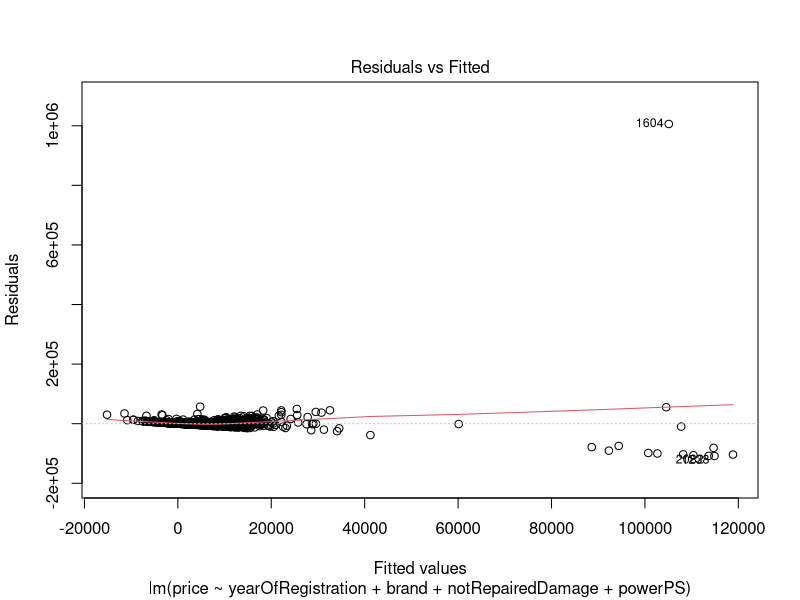
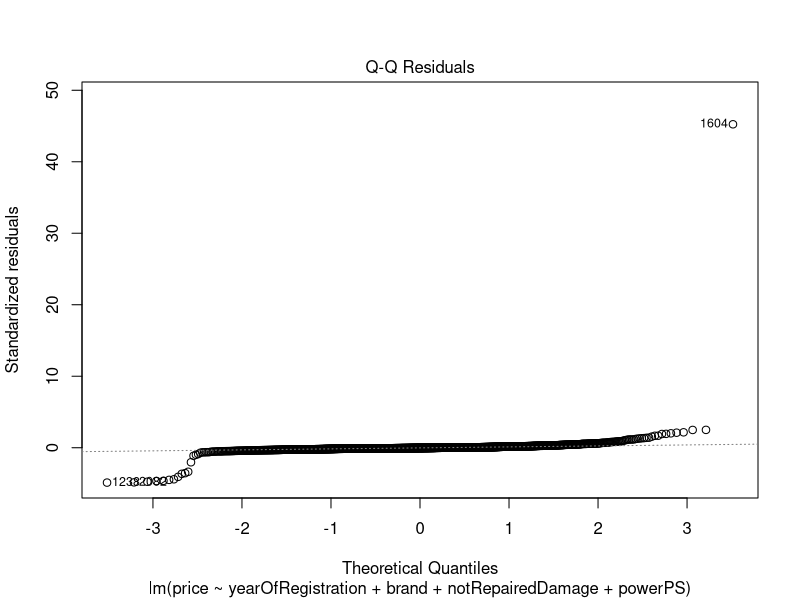
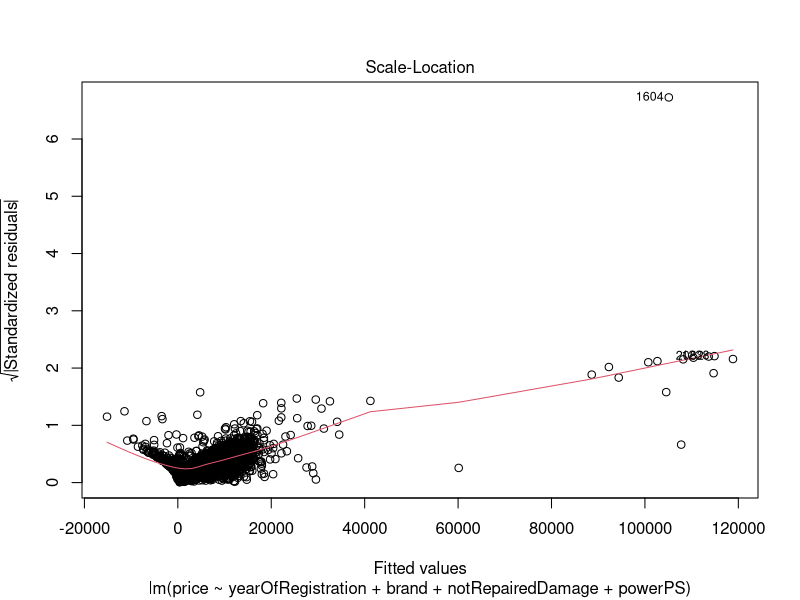
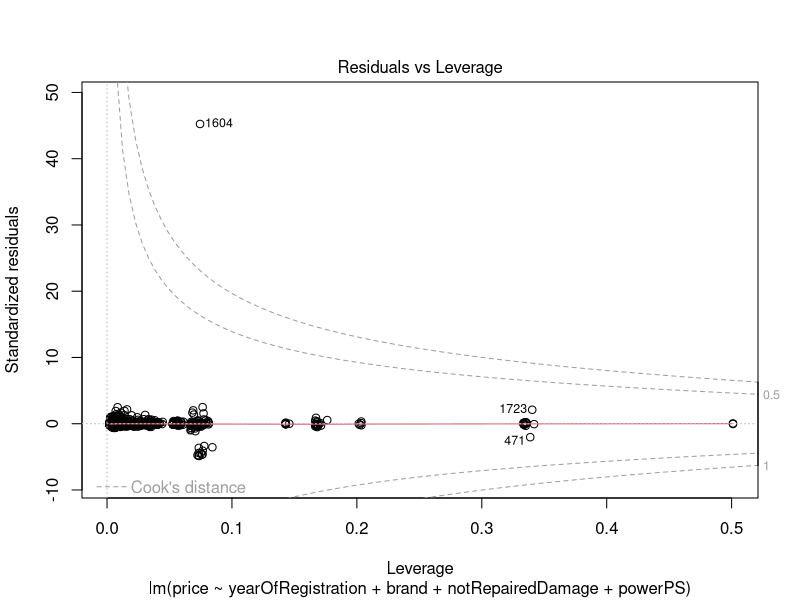
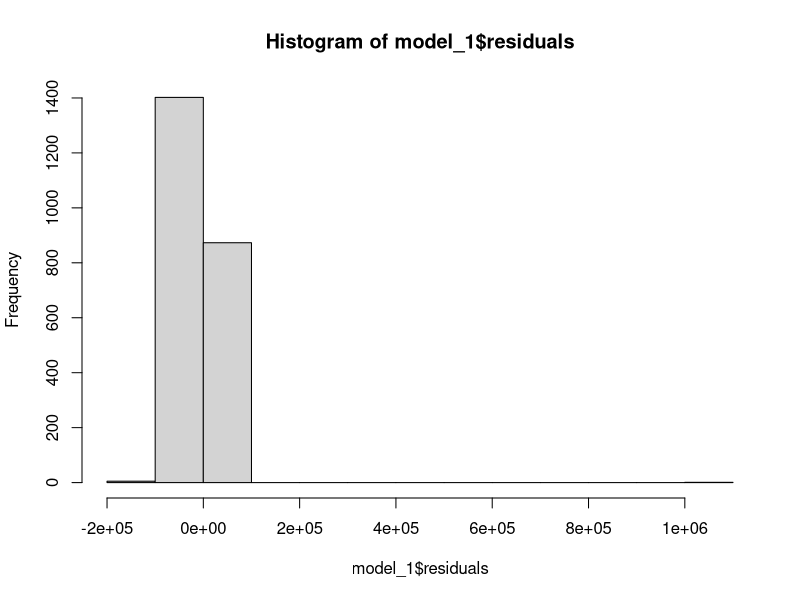
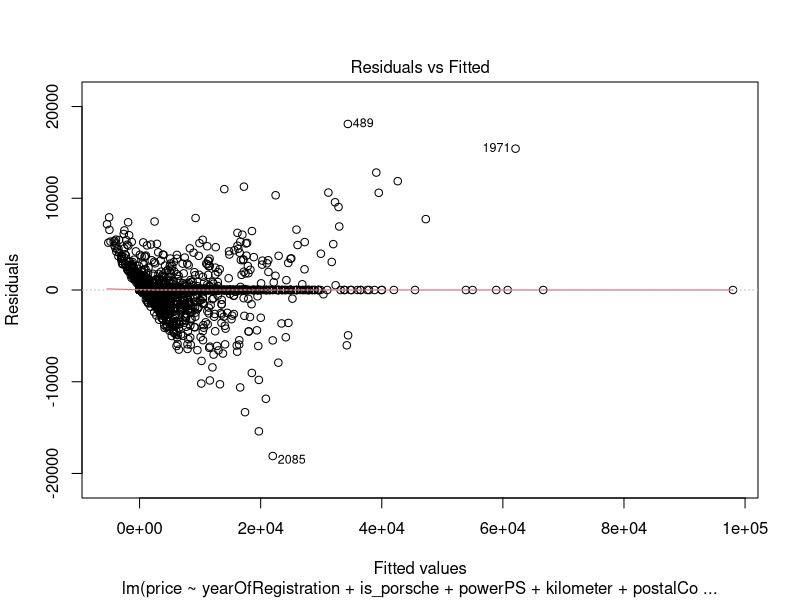
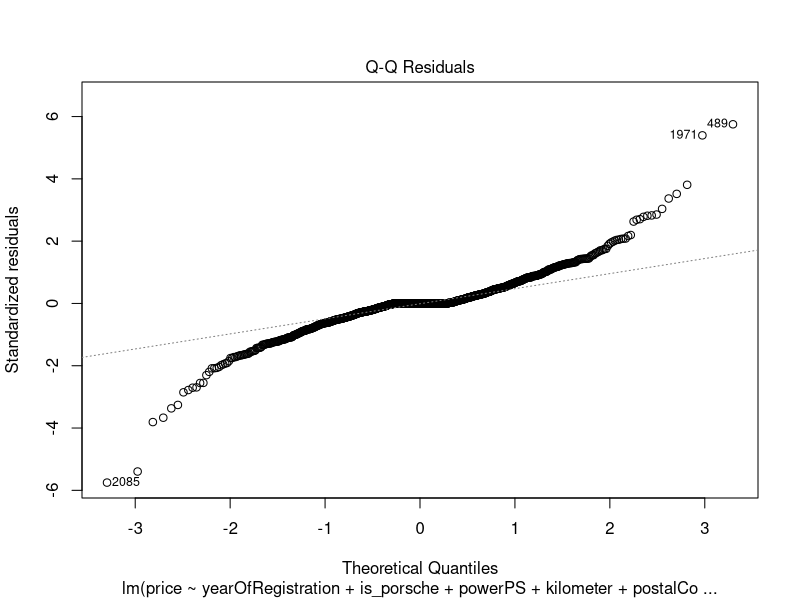
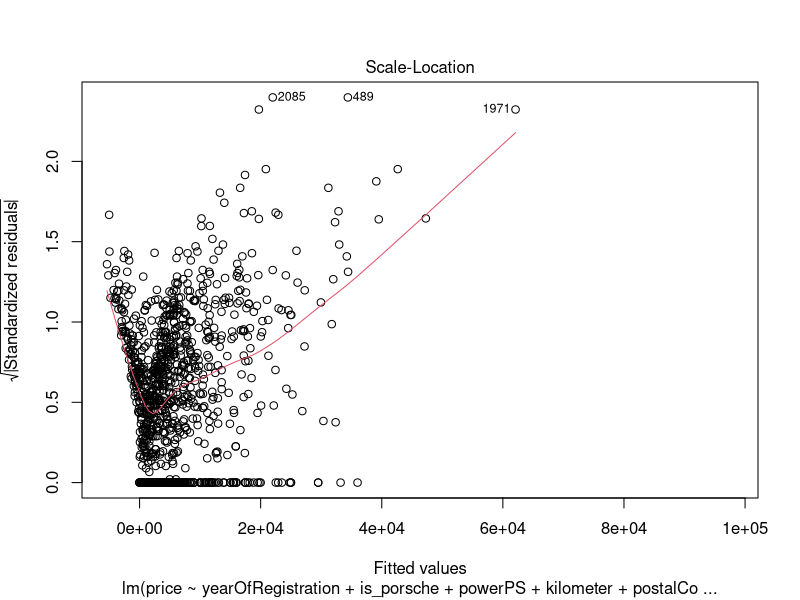

Write R code to recreate these figures, in order. (Note: this script raises an error after producing the figures.)
## ---- chunk 1
library(tidyverse)  # data manipulation and visualization
library(modelr)     # provides easy pipeline modeling functions
library(broom)      # helps to tidy up model outputs
set.seed(123) # set seed
## ---- chunk 2
cars <- read_csv("data/autos_sample.csv", col_types = cols(
  dateCrawled = col_datetime(format = ""),
  price = col_integer(),
  yearOfRegistration = col_integer(),
  powerPS = col_integer(),
  kilometer = col_integer(),
  monthOfRegistration = col_integer(),
  dateCreated = col_datetime(format = ""),
  nrOfPictures = col_integer(),
  lastSeen = col_datetime(format = "")
))
## ---- chunk 3
summary(cars)
## ---- chunk 4
cars <- cars %>% 
  select(-dateCrawled, -dateCreated, -nrOfPictures, -lastSeen, -name, -seller, -offerType) %>% 
  mutate(yearOfRegistration = ifelse(yearOfRegistration < 1945 | yearOfRegistration > 2019, NA, yearOfRegistration))
## ---- chunk 5
cars <- cars %>% mutate(id = row_number())
train <- cars %>% sample_frac(.80)
test <- anti_join(cars, train, by = 'id')
## ---- chunk 6
model_1 <- lm(price ~ yearOfRegistration + brand + notRepairedDamage + powerPS, data = train)
## ---- chunk 7
summary(model_1)
## ---- chunk 8
plot(model_1)
## ---- chunk 9
hist(model_1$residuals)
## ---- chunk 10
model_2 <- lm(price ~ yearOfRegistration + brand + notRepairedDamage + powerPS + postalCode, data = train)
## ---- chunk 11
summary(model_2)
## ---- chunk 12
cars <- cars %>%
  mutate(is_porsche = ifelse(brand=="porsche", 1, 0))

train <- cars %>% sample_frac(.80)
test <- anti_join(cars, train, by = 'id')

model_3 <- lm(price ~ yearOfRegistration + is_porsche  + powerPS + kilometer + postalCode +fuelType + notRepairedDamage + gearbox, data = train)
## ---- chunk 13
summary(model_3)
## ---- chunk 14
plot(model_3)
## ---- chunk 15
(results <- test %>% 
  add_predictions(model_3))

## ---- chunk 16

## ---- chunk 17

